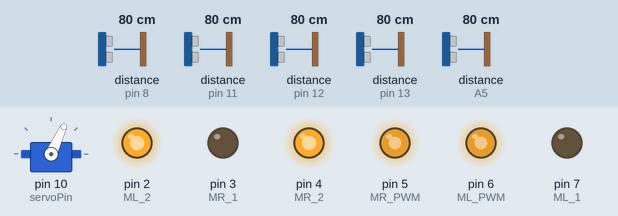
Simulated run of this sketch. Board: Arduino Uno, built with avr-gcc and run on an emulated ATmega328P. Parts: servo, output pins drawn as LEDs (lit = HIGH). Wiring (inferred from the names in the program): 5 × ultrasonic range finder: trigger A0, echo pin 13 / trigger A1, echo pin 12 / trigger A2, echo A5 / trigger A3, echo pin 11 / trigger A4, echo pin 8. The test bench sets the inputs (shaded band); at power-on: distance to the obstacle (sensors on pin 13, A5, pin 8, pin 11, pin 12) 80 cm. The echo pulse lasts 58.3 µs per cm; pins used as bus, display or sensor lines are not drawn.

Above: at 1.2 s.
1.3 s: distance to the obstacle (sensor on pin 13) set to 2 cm
At 2.2 s:
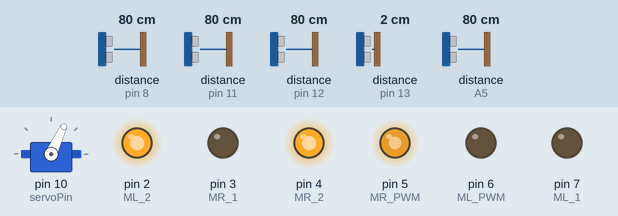
2.8 s: distance to the obstacle (sensor on pin 13) set to 120 cm
At 3.6 s:
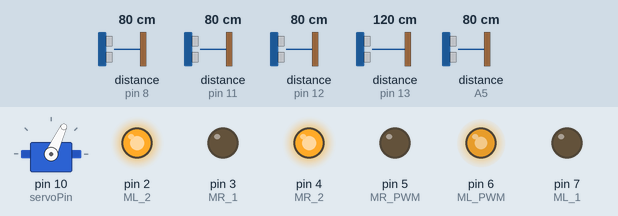
4.3 s: distance to the obstacle (sensor on pin 13) set to 4 cm
At 5.5 s:
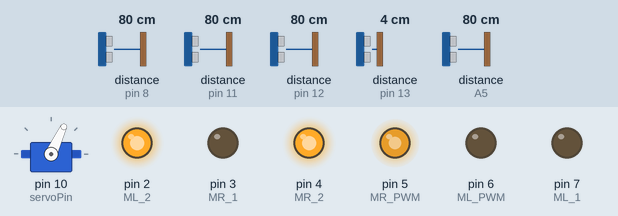
5.8 s: distance to the obstacle (sensor on A5) set to 2 cm
At 5.96 s:
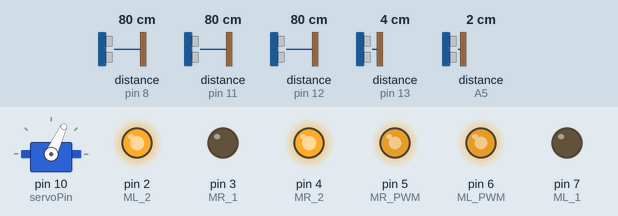
8.8 s: distance to the obstacle (sensor on pin 8) set to 35 cm
11.8 s: distance to the obstacle (sensor on pin 11) set to 60 cm
Timing chart, 0 to 14.8 s (numbered marks = the images above; inputs shaded):
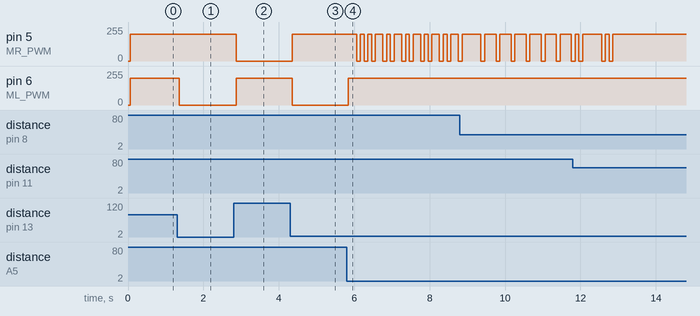

The sketch:

ultrasonicdrive.ino
```cpp
#include <Servo.h>

#define USE_TIMER_2 true
#include <TimerInterrupt.h>

#define leftUSTrig A4
#define leftUSEcho 8

#define rightUSTrig A1
#define rightUSEcho 12

#define frontRUSTrig A2
#define frontRUSEcho A5

#define frontLUSTrig A3
#define frontLUSEcho 13

#define backUSTrig A0
#define backUSEcho 11

#define IR A5

int error = 2;

float durationFR, distanceFR, durationFL, distanceFL, durationR, distanceR, durationL, distanceL, durationB, distanceB;
#define MR_1 3
#define MR_2 4
#define MR_PWM 5

#define ML_1 7
#define ML_2 2
#define ML_PWM 6

int count = 0;
int timer;
int timer2;
int freq1 = 100;
int stateU = LOW;
int type = 0;

int servoPin = 10;

// Create a servo object
Servo myServo;

// Define the pin connected to the servo


volatile byte state;

/*---------------State Definitions--------------------------*/
typedef enum {
  ORIENTING,
  FORWARD1,
  LEFT1,
  EXITING1,
  ENTERING2,
  LEFT2,
  FORWARD2,
  CONTACTZONE,
  POSTCONTACT,
  FULLAHEAD,
  PREDART,
  DART,
  CELEB,
  STOP
} States_t;

void TimerHandler1() {
  if (count == 0) {
    stateU = HIGH;
    digitalWrite(frontRUSTrig, stateU);
    digitalWrite(frontLUSTrig, stateU);
    digitalWrite(rightUSTrig, stateU);
    digitalWrite(leftUSTrig, stateU);
    digitalWrite(backUSTrig, stateU);
  } else {
    stateU = LOW;
    digitalWrite(frontRUSTrig, stateU);
    digitalWrite(frontLUSTrig, stateU);
    digitalWrite(rightUSTrig, stateU);
    digitalWrite(leftUSTrig, stateU);
    digitalWrite(backUSTrig, stateU);
  }
  count++;
  if (count == 2) {
    if (type == 1) {
      durationFR = pulseIn(frontRUSEcho, HIGH);
      distanceFR = (durationFR * .0343) / 2;

    } else if (type == 2) {
      durationFL = pulseIn(frontLUSEcho, HIGH);
      distanceFL = (durationFL * .0343) / 2;

    }  else if (type == 3) {
      durationL = pulseIn(leftUSEcho, HIGH);
      distanceL = (durationL * .0343) / 2;

    } else if (type == 4) {
      durationR = pulseIn(rightUSEcho, HIGH);
      distanceR = (durationR * .0343) / 2;

    }
     else if (type == 5) {
      durationB = pulseIn(backUSEcho, HIGH);
      distanceB = (durationB * .0343) / 2;
      type = 0;
    }
    type++;

    count = 0;
  }
}

void setup() {
  myServo.attach(servoPin);
  myServo.write(65);
  // put your setup code here, to run once
  pinMode(MR_1, OUTPUT);
  pinMode(MR_2, OUTPUT);
  pinMode(ML_PWM, OUTPUT);
  pinMode(ML_1, OUTPUT);
  pinMode(ML_2, OUTPUT);
  pinMode(MR_PWM, OUTPUT);

  pinMode(leftUSTrig, OUTPUT);
  pinMode(leftUSEcho, INPUT);

  pinMode(rightUSTrig, OUTPUT);
  pinMode(rightUSEcho, INPUT);

  pinMode(frontRUSTrig, OUTPUT);
  pinMode(frontRUSEcho, INPUT);

  pinMode(frontLUSTrig, OUTPUT);
  pinMode(frontLUSEcho, INPUT);

  pinMode(backUSTrig, OUTPUT);
  pinMode(backUSEcho, INPUT);

  analogWrite(MR_PWM, 0);
  analogWrite(ML_PWM, 0);
  digitalWrite(MR_1, 0);
  digitalWrite(MR_2, 1);
  digitalWrite(ML_1, 0);
  digitalWrite(ML_2, 1);


  Serial.begin(9600);
  stateU = LOW;
  state = ORIENTING;

  ITimer2.init();
  ITimer2.setFrequency(freq1, TimerHandler1);
}

void forward() {
  if ((abs(distanceFR - distanceFL) <= error) && (distanceFR!= 0) && (distanceFL != 0)) {
    Sforward();
  }
  if ((distanceFR - distanceFL > error) && (distanceFR!= 0) && (distanceFL != 0)) {
    Lforward();

  }
  if ((distanceFR - distanceFL < (-error)) && (distanceFR!= 0) && (distanceFL != 0)){
    Rforward();
}
}

void Sforward(void) {
  digitalWrite(MR_1, LOW);
  digitalWrite(MR_2, HIGH);
  digitalWrite(ML_1, LOW);
  digitalWrite(ML_2, HIGH);
  analogWrite(MR_PWM, 200);
  analogWrite(ML_PWM, 200);
}

void Lforward(void) {
  digitalWrite(MR_1, LOW);
  digitalWrite(MR_2, HIGH);
  digitalWrite(ML_1, LOW);
  digitalWrite(ML_2, HIGH);
  analogWrite(MR_PWM, 200);
  analogWrite(ML_PWM, 0);
}

void Rforward(void) {
  digitalWrite(MR_1, LOW);
  digitalWrite(MR_2, HIGH);
  digitalWrite(ML_1, LOW);
  digitalWrite(ML_2, HIGH);
  analogWrite(MR_PWM, 0);
  analogWrite(ML_PWM, 200);
}

void loop() {
  forward();
}
```

Measured:
- after the input at 1.3 s, pin 6 (ML_PWM): 200/255 → 0/255 after 0.06 s
- after the input at 2.8 s, pin 5 (MR_PWM): 200/255 → 0/255 after 0.07 s; pin 6 (ML_PWM): 0/255 → 200/255 after 0.07 s
- after the input at 4.3 s, pin 5 (MR_PWM): 0/255 → 200/255 after 0.06 s; pin 6 (ML_PWM): 200/255 → 0/255 after 0.06 s
- after the input at 5.8 s, pin 5 (MR_PWM): 200/255 → 0/255 after 0.26 s, → 200/255 0.10 s later, → 0/255 0.10 s later, → 200/255 0.10 s later, … (23 changes in this stretch); pin 6 (ML_PWM): 0/255 → 200/255 at once
